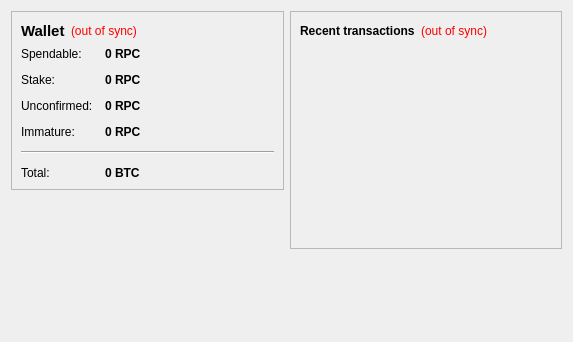
<?xml version="1.0" encoding="UTF-8"?>
<ui version="4.0">
 <class>OverviewPage</class>
 <widget class="QWidget" name="OverviewPage">
  <property name="geometry">
   <rect>
    <x>0</x>
    <y>0</y>
    <width>573</width>
    <height>342</height>
   </rect>
  </property>
  <property name="windowTitle">
   <string>Form</string>
  </property>
  <layout class="QHBoxLayout" name="horizontalLayout" stretch="1,1">
   <item>
    <layout class="QVBoxLayout" name="verticalLayout_2">
     <item>
      <widget class="QFrame" name="frame">
       <property name="frameShape">
        <enum>QFrame::StyledPanel</enum>
       </property>
       <property name="frameShadow">
        <enum>QFrame::Raised</enum>
       </property>
       <layout class="QVBoxLayout" name="verticalLayout_4">
        <item>
         <layout class="QHBoxLayout" name="horizontalLayout_4">
          <item>
           <widget class="QLabel" name="label_5">
            <property name="font">
             <font>
              <pointsize>11</pointsize>
              <weight>75</weight>
              <bold>true</bold>
             </font>
            </property>
            <property name="text">
             <string>Wallet</string>
            </property>
           </widget>
          </item>
          <item>
           <widget class="QLabel" name="labelWalletStatus">
            <property name="toolTip">
             <string>The displayed information may be out of date. Your wallet automatically synchronizes with the RealPointCoin network after a connection is established, but this process has not completed yet.</string>
            </property>
            <property name="styleSheet">
             <string notr="true">QLabel { color: red; }</string>
            </property>
            <property name="text">
             <string notr="true">(out of sync)</string>
            </property>
            <property name="alignment">
             <set>Qt::AlignLeading|Qt::AlignLeft|Qt::AlignVCenter</set>
            </property>
           </widget>
          </item>
          <item>
           <spacer name="horizontalSpacer_2">
            <property name="orientation">
             <enum>Qt::Horizontal</enum>
            </property>
            <property name="sizeHint" stdset="0">
             <size>
              <width>40</width>
              <height>20</height>
             </size>
            </property>
           </spacer>
          </item>
         </layout>
        </item>
        <item>
         <layout class="QFormLayout" name="formLayout_2">
          <property name="fieldGrowthPolicy">
           <enum>QFormLayout::AllNonFixedFieldsGrow</enum>
          </property>
          <property name="horizontalSpacing">
           <number>12</number>
          </property>
          <property name="verticalSpacing">
           <number>12</number>
          </property>
          <item row="0" column="0">
           <widget class="QLabel" name="label">
            <property name="text">
             <string>Spendable:</string>
            </property>
           </widget>
          </item>
          <item row="0" column="1">
           <widget class="QLabel" name="labelBalance">
            <property name="font">
             <font>
              <weight>75</weight>
              <bold>true</bold>
             </font>
            </property>
            <property name="cursor">
             <cursorShape>IBeamCursor</cursorShape>
            </property>
            <property name="toolTip">
             <string>Your current spendable balance</string>
            </property>
            <property name="text">
             <string notr="true">0 RPC</string>
            </property>
            <property name="textInteractionFlags">
             <set>Qt::LinksAccessibleByMouse|Qt::TextSelectableByKeyboard|Qt::TextSelectableByMouse</set>
            </property>
           </widget>
          </item>
          <item row="1" column="0">
           <widget class="QLabel" name="label_6">
            <property name="text">
             <string>Stake:</string>
            </property>
           </widget>
          </item>
          <item row="1" column="1">
           <widget class="QLabel" name="labelStake">
            <property name="font">
             <font>
              <weight>75</weight>
              <bold>true</bold>
             </font>
            </property>
            <property name="cursor">
             <cursorShape>IBeamCursor</cursorShape>
            </property>
            <property name="toolTip">
             <string>Total of coins that was staked, and do not yet count toward the current balance</string>
            </property>
            <property name="text">
             <string notr="true">0 RPC</string>
            </property>
            <property name="textInteractionFlags">
             <set>Qt::LinksAccessibleByMouse|Qt::TextSelectableByKeyboard|Qt::TextSelectableByMouse</set>
            </property>
           </widget>
          </item>
          <item row="2" column="0">
           <widget class="QLabel" name="label_3">
            <property name="text">
             <string>Unconfirmed:</string>
            </property>
           </widget>
          </item>
          <item row="2" column="1">
           <widget class="QLabel" name="labelUnconfirmed">
            <property name="font">
             <font>
              <weight>75</weight>
              <bold>true</bold>
             </font>
            </property>
            <property name="cursor">
             <cursorShape>IBeamCursor</cursorShape>
            </property>
            <property name="toolTip">
             <string>Total of transactions that have yet to be confirmed, and do not yet count toward the current balance</string>
            </property>
            <property name="text">
             <string notr="true">0 RPC</string>
            </property>
            <property name="textInteractionFlags">
             <set>Qt::LinksAccessibleByMouse|Qt::TextSelectableByKeyboard|Qt::TextSelectableByMouse</set>
            </property>
           </widget>
          </item>
          <item row="3" column="0">
           <widget class="QLabel" name="labelImmatureText">
            <property name="text">
             <string>Immature:</string>
            </property>
           </widget>
          </item>
          <item row="3" column="1">
           <widget class="QLabel" name="labelImmature">
            <property name="font">
             <font>
              <weight>75</weight>
              <bold>true</bold>
             </font>
            </property>
            <property name="toolTip">
             <string>Mined balance that has not yet matured</string>
            </property>
            <property name="text">
             <string notr="true">0 RPC</string>
            </property>
            <property name="textInteractionFlags">
             <set>Qt::LinksAccessibleByMouse|Qt::TextSelectableByKeyboard|Qt::TextSelectableByMouse</set>
            </property>
           </widget>
          </item>
          <item row="4" column="0" colspan="2">
           <widget class="Line" name="line">
            <property name="orientation">
             <enum>Qt::Horizontal</enum>
            </property>
           </widget>
          </item>
          <item row="5" column="0">
           <widget class="QLabel" name="labelTotalText">
            <property name="text">
             <string>Total:</string>
            </property>
           </widget>
          </item>
          <item row="5" column="1">
           <widget class="QLabel" name="labelTotal">
            <property name="font">
             <font>
              <weight>75</weight>
              <bold>true</bold>
             </font>
            </property>
            <property name="cursor">
             <cursorShape>IBeamCursor</cursorShape>
            </property>
            <property name="toolTip">
             <string>Your current total balance</string>
            </property>
            <property name="text">
             <string notr="true">0 BTC</string>
            </property>
            <property name="textInteractionFlags">
             <set>Qt::LinksAccessibleByMouse|Qt::TextSelectableByKeyboard|Qt::TextSelectableByMouse</set>
            </property>
           </widget>
          </item>
         </layout>
        </item>
       </layout>
      </widget>
     </item>
     <item>
      <spacer name="verticalSpacer">
       <property name="orientation">
        <enum>Qt::Vertical</enum>
       </property>
       <property name="sizeHint" stdset="0">
        <size>
         <width>20</width>
         <height>40</height>
        </size>
       </property>
      </spacer>
     </item>
    </layout>
   </item>
   <item>
    <layout class="QVBoxLayout" name="verticalLayout_3">
     <item>
      <widget class="QFrame" name="frame_2">
       <property name="frameShape">
        <enum>QFrame::StyledPanel</enum>
       </property>
       <property name="frameShadow">
        <enum>QFrame::Raised</enum>
       </property>
       <layout class="QVBoxLayout" name="verticalLayout">
        <item>
         <layout class="QHBoxLayout" name="horizontalLayout_2">
          <item>
           <widget class="QLabel" name="label_4">
            <property name="text">
             <string>&lt;b&gt;Recent transactions&lt;/b&gt;</string>
            </property>
           </widget>
          </item>
          <item>
           <widget class="QLabel" name="labelTransactionsStatus">
            <property name="toolTip">
             <string>The displayed information may be out of date. Your wallet automatically synchronizes with the RealPointCoin network after a connection is established, but this process has not completed yet.</string>
            </property>
            <property name="styleSheet">
             <string notr="true">QLabel { color: red; }</string>
            </property>
            <property name="text">
             <string notr="true">(out of sync)</string>
            </property>
            <property name="alignment">
             <set>Qt::AlignRight|Qt::AlignTrailing|Qt::AlignVCenter</set>
            </property>
           </widget>
          </item>
          <item>
           <spacer name="horizontalSpacer">
            <property name="orientation">
             <enum>Qt::Horizontal</enum>
            </property>
            <property name="sizeHint" stdset="0">
             <size>
              <width>40</width>
              <height>20</height>
             </size>
            </property>
           </spacer>
          </item>
         </layout>
        </item>
        <item>
         <widget class="QListView" name="listTransactions">
          <property name="styleSheet">
           <string notr="true">QListView { background: transparent; }</string>
          </property>
          <property name="frameShape">
           <enum>QFrame::NoFrame</enum>
          </property>
          <property name="verticalScrollBarPolicy">
           <enum>Qt::ScrollBarAlwaysOff</enum>
          </property>
          <property name="horizontalScrollBarPolicy">
           <enum>Qt::ScrollBarAlwaysOff</enum>
          </property>
          <property name="selectionMode">
           <enum>QAbstractItemView::NoSelection</enum>
          </property>
         </widget>
        </item>
       </layout>
      </widget>
     </item>
     <item>
      <spacer name="verticalSpacer_2">
       <property name="orientation">
        <enum>Qt::Vertical</enum>
       </property>
       <property name="sizeHint" stdset="0">
        <size>
         <width>20</width>
         <height>40</height>
        </size>
       </property>
      </spacer>
     </item>
    </layout>
   </item>
  </layout>
 </widget>
 <resources/>
 <connections/>
</ui>
